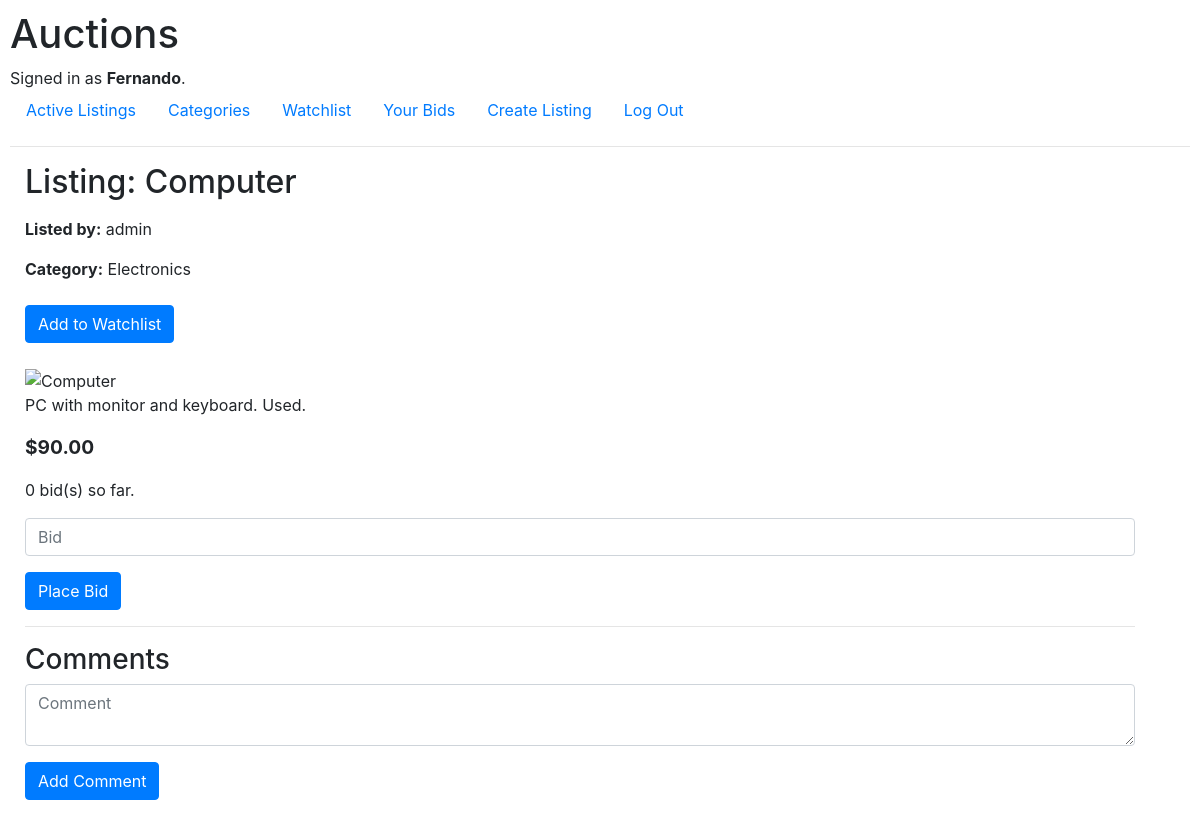
The app's page /listing/3/ (signed in), older data.
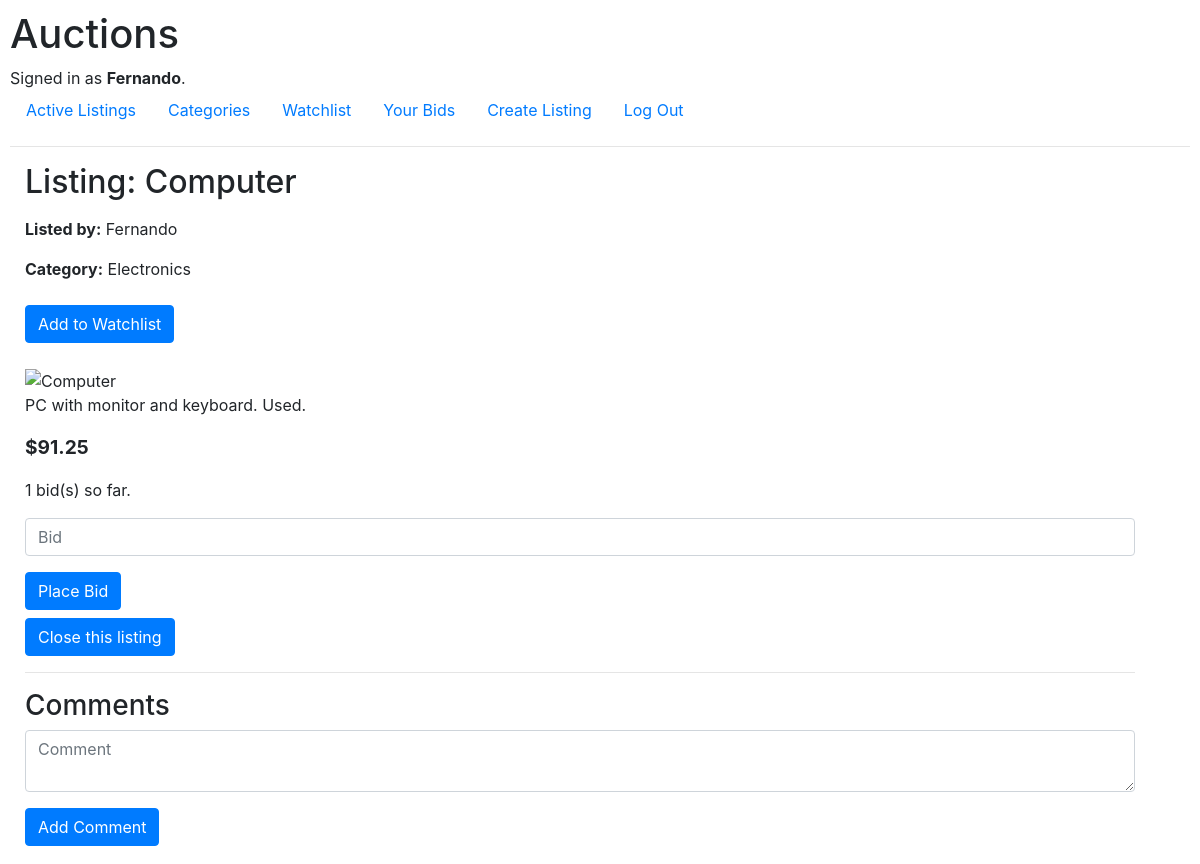
The same page, newer data.
### auctions/models.py (models this page shows, shortened)
class Listing(models.Model):
    owner = models.ForeignKey(User, on_delete=models.CASCADE, related_name="listings")
    title = models.CharField(max_length=200)
    description = models.TextField()
    starting_bid = models.DecimalField(max_digits=10, decimal_places=2)
    image_url = models.URLField(blank=True) # Opcional
    is_active = models.BooleanField(default=True)
    category = models.ForeignKey(Category, on_delete=models.SET_NULL, null=True, blank=True, related_name="listings")
    created_at = models.DateTimeField(auto_now_add=True)
    def current_price(self):
        highest_bid = self.bids.order_by('-amount').first()
        if highest_bid is not None:
            return max(self.starting_bid, highest_bid.amount)
        return self.starting_bid

class User(AbstractUser):
    pass

class Category(models.Model):
    name = models.CharField(max_length=100)

class Bid(models.Model):
    listing = models.ForeignKey(Listing, on_delete=models.CASCADE, related_name="bids")
    bidder = models.ForeignKey(User, on_delete=models.CASCADE, related_name="bids")
    amount = models.DecimalField(max_digits=10, decimal_places=2)
    bid_time = models.DateTimeField(auto_now_add=True)

### auctions/views.py (the view, shortened to what this page needs)
# urls.py: path('listing/<int:listing_id>/', views.listing, name='listing'),
@login_required
def listing(request, listing_id):
    listing = get_object_or_404(Listing, pk=listing_id)
    highest_bid = listing.bids.order_by('-amount').first()
    if highest_bid and highest_bid.bidder == request.user:
        listing.current_bid_user = True
    else:
        listing.current_bid_user = False
    in_watchlist = Watchlist.objects.filter(user=request.user, listing=listing).exists()
    return render(request, 'auctions/listing.html', {'listing': listing, 'in_watchlist': in_watchlist})

### auctions/templates/auctions/listing.html (shortened to what this page needs)
{% extends "auctions/layout.html" %}
{% block body %}
<div class="container mt-3" style="margin-left: 0;">
    <h2>Listing: {{ listing.title }}</h2>
    <div class="details-section mt-3">
        <div class="details mt-3">
            <p><strong>Listed by:</strong> {{ listing.owner.username }}</p>
            <p><strong>Category:</strong> {% if listing.category %}{{ listing.category.name }}{% else %}No Category Listed{% endif %}</p>
        </div>
    </div>
    {% if in_watchlist %}
        <form action="{% url 'remove_watchlist' listing.id %}" method="post">
            {% csrf_token %}
            <button type="submit" class="btn btn-primary mt-2">
                Remove from Watchlist
            </button>
        </form>
    {% else %}
        <form action="{% url 'add_watchlist' listing.id %}" method="post">
            <button type="submit" class="btn btn-primary mt-2">
                Add to Watchlist
            </button>
        </form>
    {% endif %}
    <br>
    {% if listing.image_url %}
        <img src="{{ listing.image_url }}" alt="{{ listing.title }}" style="max-height: 200px; width: auto;">
    {% endif %}
    <br>
    <p>{{ listing.description }}</p>
    <p style="font-size: larger; font-weight: bold;">${{ listing.current_price }}</p>
    <p>{{ listing.bids.count }} bid(s) so far.
    </p>
    {% if listing.is_active%}
    <form action="{% url 'listing' listing.id %}" method="post">
        <div class="form-group">
            <input type="number" class="form-control" id="bid" name="bid" required placeholder="Bid" step="0.01">
        </div>
        <button type="submit" class="btn btn-primary">Place Bid</button>
    </form>
    {% else%}
        <p>This listing is closed.</p>
    {% endif %}
    {% if listing.owner.id == user.id and listing.is_active%}
        <form action="{% url 'close_listing' listing.id %}" method="post">
            <button type="submit" class="btn btn-primary mt-2">
                Close this listing
            </button>
        </form>
    {% endif %}
    <hr>
    <h3>Comments</h3>
    <form action="{% url 'add_comment' listing.id %}" method="post">
        <div class="form-group">
            <textarea class="form-control" id="comment" name="comment" required placeholder="Comment"></textarea>
        </div>
        <button type="submit" class="btn btn-primary">Add Comment</button>
    </form>
</div>
{% endblock %}

Row changes from the older to the newer data that the page shows:
changed Listing "Computer": owner.username "admin" → "Fernando"; current_price "90.00" → "91.25"; bids.count "0" → "1"; owner_id 2 → 3 (drawn)
Text that changed along with them:
text now shown: "Close this listing"
